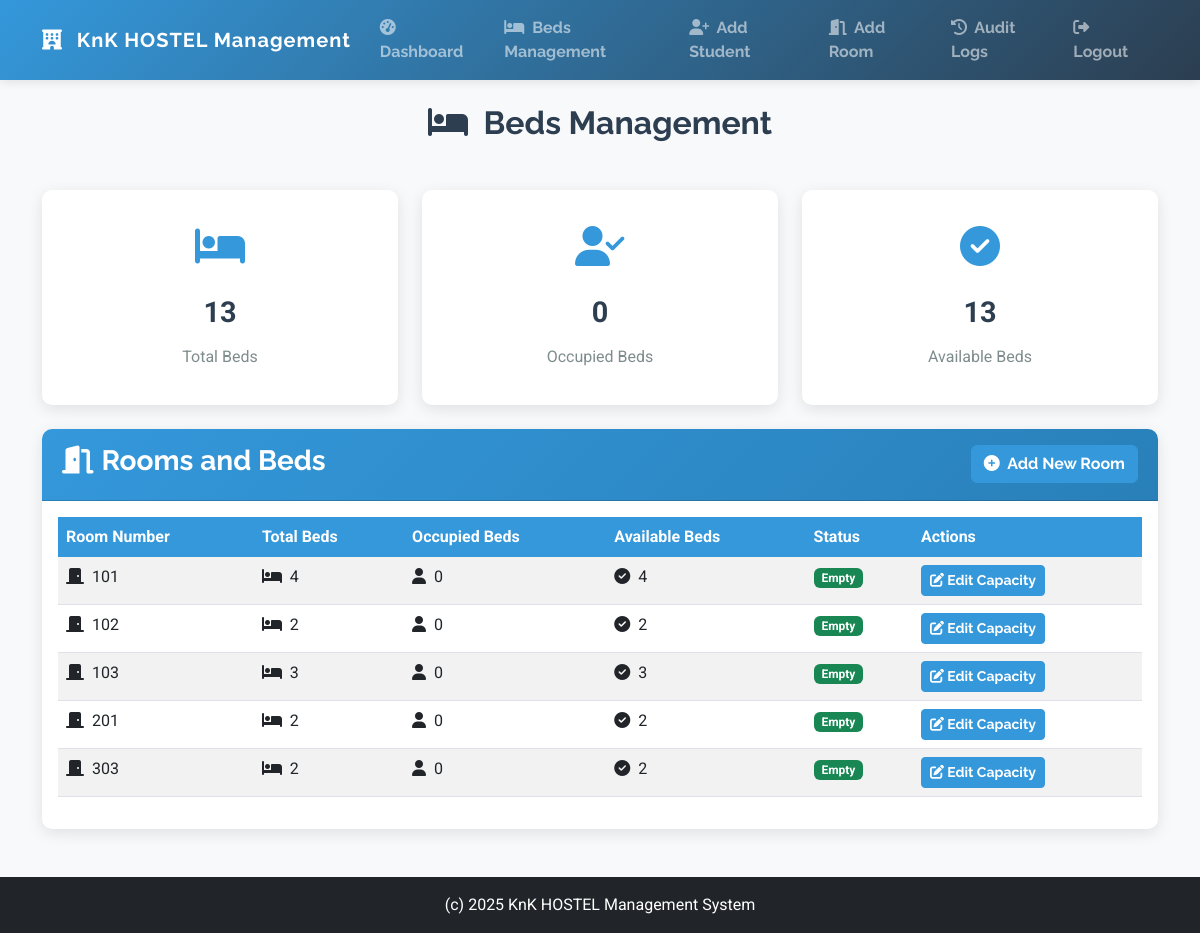
/beds (signed in), run on the app's committed database.
### app.py (models this page shows)
class Room(db.Model):
    id = db.Column(db.Integer, primary_key=True)
    room_number = db.Column(db.String(10), unique=True, nullable=False)
    capacity = db.Column(db.Integer, nullable=False)
    occupied = db.Column(db.Integer, default=0)

### app.py (the view)
@app.route('/beds')
@login_required
def beds():
    rooms = Room.query.all()
    total_beds = sum(room.capacity for room in rooms)
    occupied_beds = sum(room.occupied for room in rooms)
    available_beds = total_beds - occupied_beds
    return render_template('beds.html',
                           rooms=rooms,
                           total_beds=total_beds,
                           occupied_beds=occupied_beds,
                           available_beds=available_beds)

### app.py (called while the page is built)
@login_manager.user_loader
def load_user(user_id):
    return User.query.get(int(user_id))

### templates/beds.html
{% extends "base.html" %}
{% block content %}
<div class="row mb-4">
    <div class="col-md-12">
        <h2 class="text-center mb-4 animate__animated animate__fadeIn"><i class="fas fa-bed me-2"></i> Beds Management</h2>
    </div>
</div>
<div class="row mb-4">
    <div class="col-md-4">
        <div class="card stat-card animate__animated animate__fadeInUp">
            <div class="card-body">
                <i class="fas fa-bed icon-stat"></i>
                <div class="stat-value">{{ total_beds }}</div>
                <div class="stat-label">Total Beds</div>
            </div>
        </div>
    </div>
    <div class="col-md-4">
        <div class="card stat-card animate__animated animate__fadeInUp" style="animation-delay: 0.1s;">
            <div class="card-body">
                <i class="fas fa-user-check icon-stat"></i>
                <div class="stat-value">{{ occupied_beds }}</div>
                <div class="stat-label">Occupied Beds</div>
            </div>
        </div>
    </div>
    <div class="col-md-4">
        <div class="card stat-card animate__animated animate__fadeInUp" style="animation-delay: 0.2s;">
            <div class="card-body">
                <i class="fas fa-check-circle icon-stat"></i>
                <div class="stat-value">{{ available_beds }}</div>
                <div class="stat-label">Available Beds</div>
            </div>
        </div>
    </div>
</div>
<div class="card mb-4 animate__animated animate__fadeInUp">
    <div class="card-header d-flex justify-content-between align-items-center">
        <h3><i class="fas fa-door-open me-2"></i>Rooms and Beds</h3>
        <a href="{{ url_for('add_room') }}" class="btn btn-primary">
            <i class="fas fa-plus-circle me-1"></i> Add New Room
        </a>
    </div>
    <div class="card-body">
        <div class="table-responsive">
            <table class="table table-striped">
                <thead>
                    <tr>
                        <th>Room Number</th>
                        <th>Total Beds</th>
                        <th>Occupied Beds</th>
                        <th>Available Beds</th>
                        <th>Status</th>
                        <th>Actions</th>
                    </tr>
                </thead>
                <tbody>
                    {% for room in rooms %}
                    <tr>
                        <td><i class="fas fa-door-closed me-1"></i> {{ room.room_number }}</td>
                        <td><i class="fas fa-bed me-1"></i> {{ room.capacity }}</td>
                        <td><i class="fas fa-user me-1"></i> {{ room.occupied }}</td>
                        <td><i class="fas fa-check-circle me-1"></i> {{ room.capacity - room.occupied }}</td>
                        <td>
                            {% if room.capacity == room.occupied %}
                                <span class="badge bg-danger">Full</span>
                            {% elif room.occupied == 0 %}
                                <span class="badge bg-success">Empty</span>
                            {% else %}
                                <span class="badge bg-warning">Partial</span>
                            {% endif %}
                        </td>
                        <td>
                            <a href="{{ url_for('edit_room', room_id=room.id) }}" class="btn btn-sm btn-primary">
                                <i class="fas fa-edit"></i> Edit Capacity
                            </a>
                        </td>
                    </tr>
                    {% endfor %}
                </tbody>
            </table>
        </div>
    </div>
</div>
{% endblock %}

### templates/base.html (style rules this page uses)
:root { --primary-color: #3498db; --secondary-color: #2c3e50; --accent-color: #e74c3c; --light-color: #ecf0f1; --dark-color: #2c3e50; }
body { font-family: 'Roboto', sans-serif; background-color: #f8f9fa; color: var(--dark-color); }
h1, h2, h3, h4, h5, h6, .navbar-brand, .nav-link, .btn { font-family: 'Raleway', sans-serif; font-weight: 700; }
.card { border: none; border-radius: 10px; box-shadow: 0 4px 15px rgba(0,0,0,0.1); transition: transform 0.3s ease, box-shadow 0.3s ease; }
.card-header { background: linear-gradient(135deg, var(--primary-color), #2980b9); color: white; border-radius: 10px 10px 0 0 !important; padding: 15px 20px; }
.btn-primary { background-color: var(--primary-color); border-color: var(--primary-color); transition: all 0.3s ease; }
.table { border-collapse: separate; border-spacing: 0; }
.table th { background-color: var(--primary-color); color: white; border: none; }
.table tr:nth-child(even) { background-color: rgba(52, 152, 219, 0.05); }
.icon-stat { font-size: 2.5rem; margin-bottom: 15px; color: var(--primary-color); }
.stat-card { text-align: center; padding: 20px; }
.stat-value { font-size: 1.8rem; font-weight: bold; margin: 10px 0; color: var(--dark-color); }
.stat-label { font-size: 1rem; color: #7f8c8d; }

### data on the page
Room: room_number "101", capacity "4", occupied "0", room.capacity-room.occupied "4", shows "Empty"
Room: room_number "102", capacity "2", occupied "0", room.capacity-room.occupied "2", shows "Empty"
Room: room_number "103", capacity "3", occupied "0", room.capacity-room.occupied "3", shows "Empty"
Room: room_number "201", capacity "2", occupied "0", room.capacity-room.occupied "2", shows "Empty"
Room: room_number "303", capacity "2", occupied "0", room.capacity-room.occupied "2", shows "Empty"

### other printed values
{{ total_beds }} "13"
{{ occupied_beds }} "0"
{{ available_beds }} "13"
